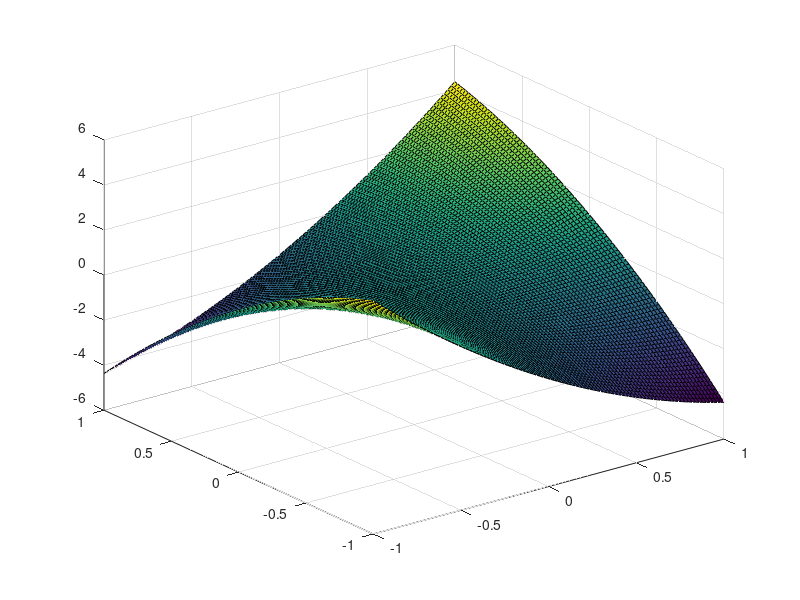

Recreate this plot in MATLAB. (Note: this script raises an error after producing the figure.)
clear
clc
close all;

%% Visualizing nonconvexity
dim = 2;
A = diag([-5 5]);
[q,~] = qr(randn(dim));
A = q'*A*q;
b = zeros(dim,1);

f = @(x) 0.5*x'*A*x+b'*x;
dist = linspace(-1,1,100);
mesh = zeros(length(dist));
for i = 1:length(dist)
    for j= 1:length(dist)
        x = [dist(i);dist(j)];
        mesh(i,j) = f(x);
    end
end
surf(dist,dist,mesh)

%% Single Trial Run
clear
clc

% Algorithm Parameters
it = 100;
dim = 35;
convexParam.maxIt = it;
beckParam.maxIt = it;
sgdParam.epochs = it;
sgdParam.miniBatchProp = 1/4;
sgdParam.maxIt = ceil(sgdParam.epochs/sgdParam.miniBatchProp);

A = rand(dim);
A = A+A';
b = rand(dim,1);

[convex, beck, sgd,sdp] = solvingTRS(A,b,dim,convexParam,beckParam,sgdParam,[]);

% Generate output statistics/plots
figure();
subplot(2,2,1)
plot(1:convexParam.maxIt,convex.objVal)
title('TRS Using Convex Reformulation')

subplot(2,2,2)
plot(1:beckParam.maxIt, beck.objValX)
hold on
plot(1:beckParam.maxIt, beck.objValY)
title('TRS Using Double-Start FOCM')
legend('Starting at 0','Starting at random point','location','best')

subplot(2,2,3)
plot(1:sgdParam.maxIt,sgd.objVal)
title('TRS Using Stochastic Projected Gradient Descent')